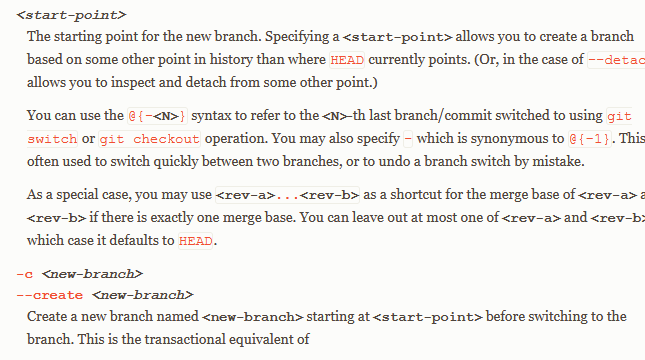
#> input picture screenshots/example-image.png, 645 x 360 px; its folder holds only this picture in this run
$ python text_extract.py
#> lines starting #> are read from the running program, lines starting #| are printed output that depends on the picture; after the words box and inside, x2 and y2 are one past the last pixel; in counts of white or black regions, pixels touching at a corner belong together
#> in extract_text, image is the input picture: PIL image 645x360 RGB; mean R, G, B 239.6, 238.3, 235.7
from PIL import Image
from PIL import ImageOps, ImageFilter
import cv2
import numpy as np
import pytesseract
import os

#Set Directory for Images you'd like to process
image_dir = "screenshots"

#Set Directory where Text will be Saved
text_dir = "text"
#Creates it if it doesn't exist
os.makedirs(text_dir, exist_ok=True)

#Set this if Tesseract isn't in your PATH (Windows only)
pytesseract.pytesseract.tesseract_cmd = r'C:\Program Files\Tesseract-OCR\tesseract.exe'

#Suffix for readout files
text_file = '-readout.txt'

def preprocess_image(image):
    #Convert to grayscale
    image = image.convert('L')
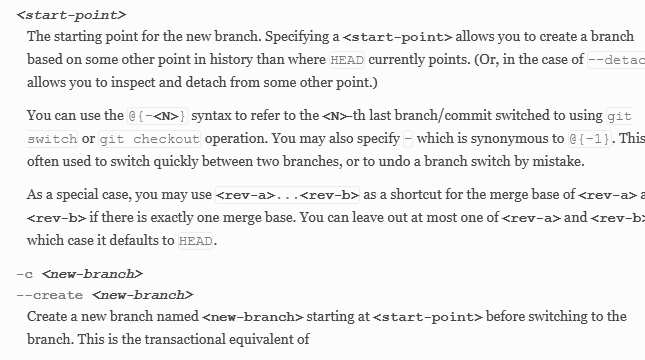
#> image: PIL image 645x360 L; min 70, max 252, mean 238.6

    #Resize
    image = resize_image(image)
#> in resize_image, `img = cv2.resize(img, None, fx=2, fy=2, interpolation=cv2.INTER_CUBIC)`:
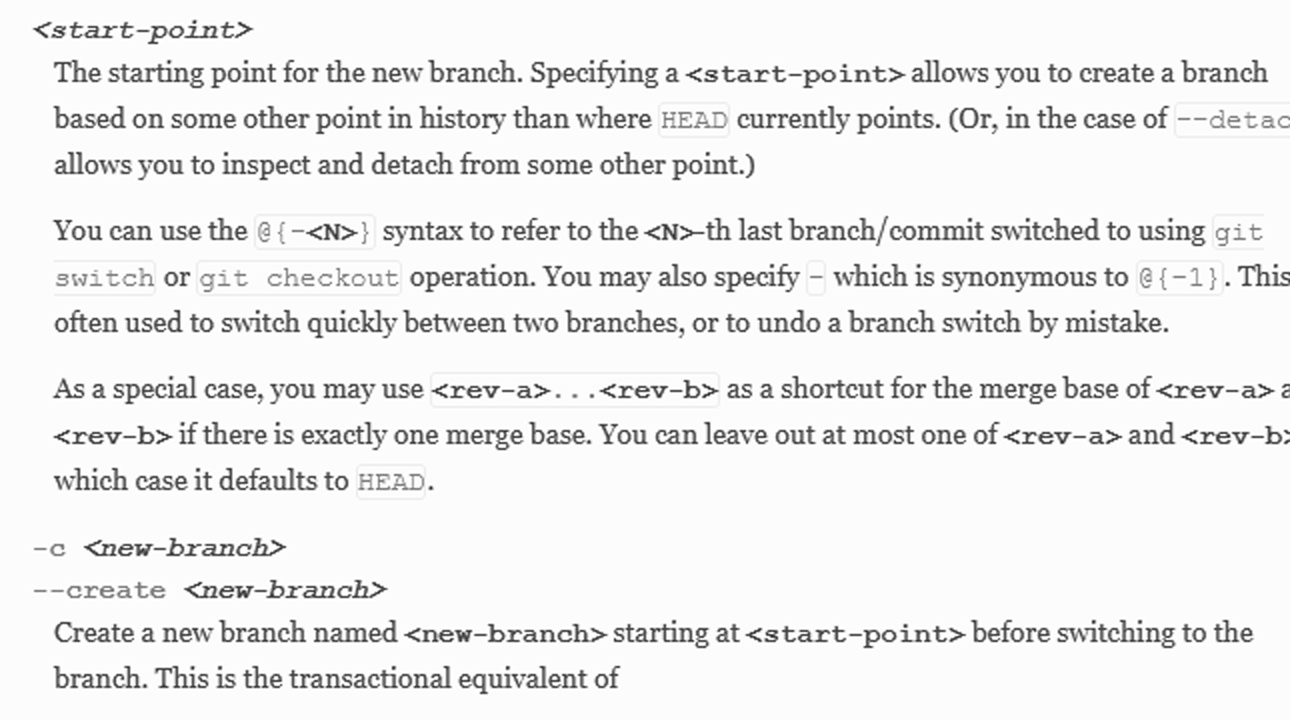
#> img: shape (720, 1290); min 33, max 255, mean 238

    #Auto Adjust Contrast
    image = ImageOps.autocontrast(image)
#> image: PIL image 1290x720 L

    #Sharpening
    image = image.filter(ImageFilter.SHARPEN)
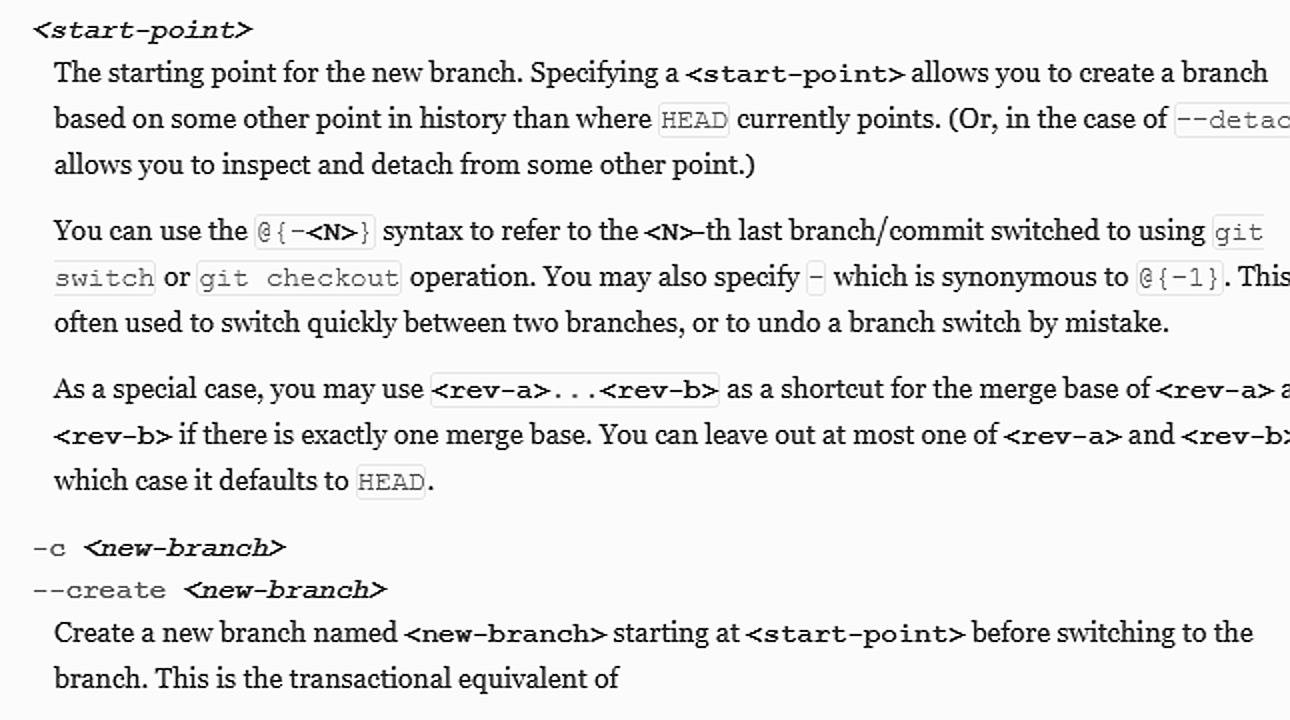
#> image: PIL image 1290x720 L; min 0, max 255, mean 234.1

    image = preprocess_with_opencv(image)

    return image

def preprocess_with_opencv(image):
    img = np.array(image)
    #Denoise
    img = cv2.fastNlMeansDenoising(img, h=30)
    #Adaptive Threshold
    img = cv2.adaptiveThreshold(img, 255, cv2.ADAPTIVE_THRESH_GAUSSIAN_C, cv2.THRESH_BINARY, 31, 2)
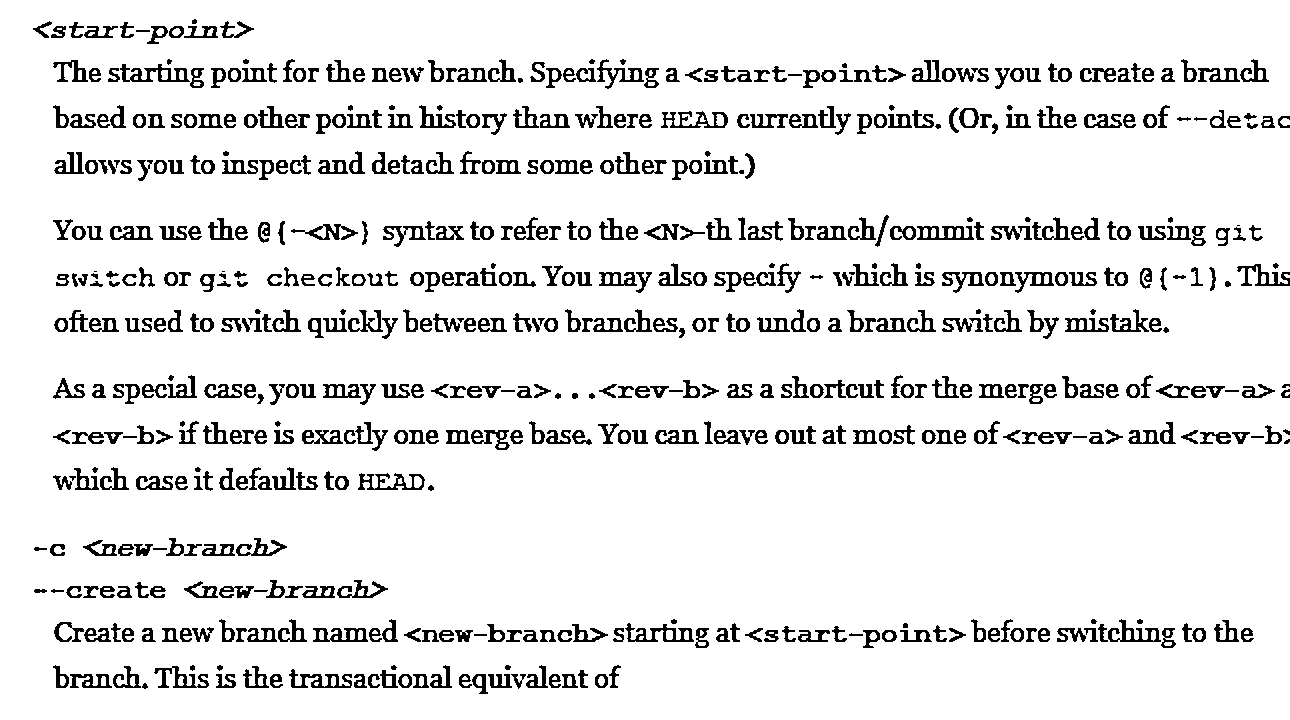
#> img: shape (720, 1290); 91% white; 631 black regions (7 under 20 px), largest, box (x1, y1, x2, y2) and area: (120, 64, 190, 82) 548, (625, 623, 694, 642) 528, (661, 111, 728, 128) 495
    #Convert back to PIL Image
    img = Image.fromarray(img)
    return img

def resize_image(image):
	img = np.array(image)
	img = cv2.resize(img, None, fx=2, fy=2, interpolation=cv2.INTER_CUBIC)
	# Convert back to PIL Image
	img = Image.fromarray(img)
	return img

def extract_text(image_path):
    image = Image.open(image_path)
    image = preprocess_image(image)
    width, height = image.size
#> width = 1290; height = 720
#> (the run stopped early here; a loop or call above may not have finished)
